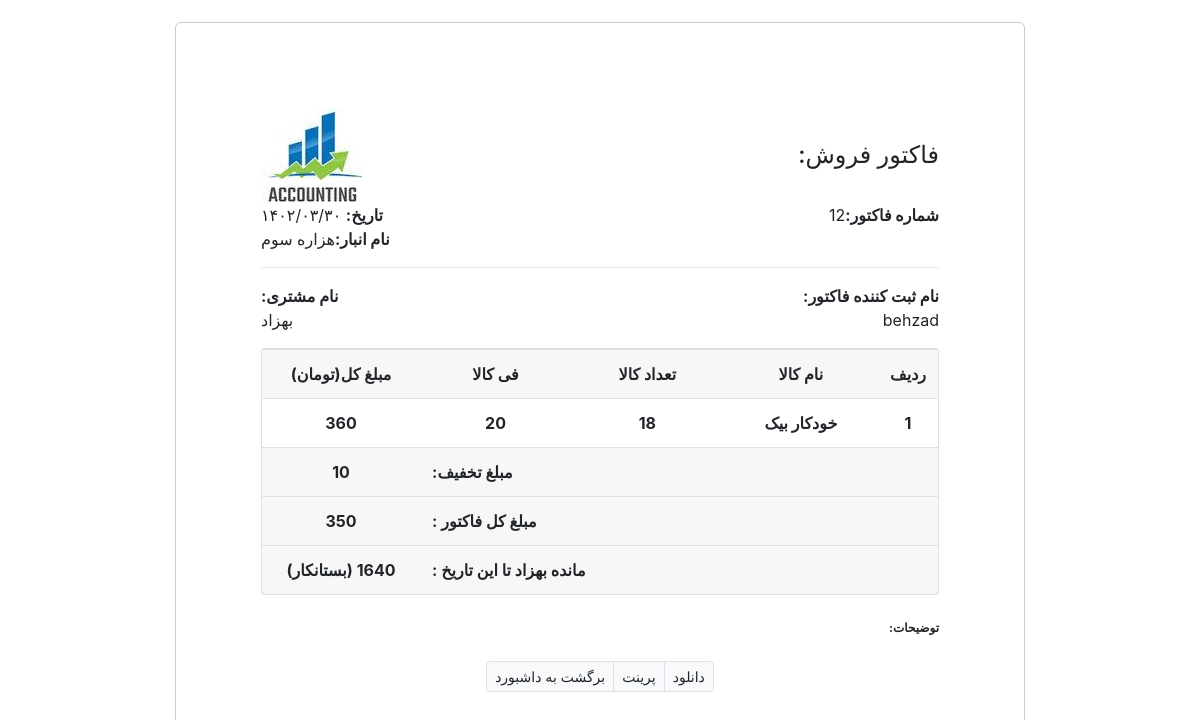
Page /sellfactorpre.php?id=12 on the committed database.
### tables this page shows
CREATE TABLE `sellfactors` (
  `sellfactor_id` int UNSIGNED NOT NULL,
  `sell_date` bigint NOT NULL,
  `cust_id` int UNSIGNED NOT NULL,
  `product_id` int UNSIGNED NOT NULL,
  `product_qty` int NOT NULL,
  `factor_fi` bigint NOT NULL,
  `sell_off` bigint UNSIGNED DEFAULT NULL,
  `sell_sum` bigint NOT NULL,
  `factor_explanation` text NOT NULL,
  `factor_done` enum('1','2') NOT NULL,
  `created_at` timestamp NOT NULL DEFAULT CURRENT_TIMESTAMP,
  `updated_at` timestamp NULL DEFAULT NULL,
  `user_editfactor` int UNSIGNED NOT NULL
);

CREATE TABLE `wearhouses` (
  `wearhouse_id` int UNSIGNED NOT NULL,
  `wearhouse_name` varchar(256) NOT NULL,
  `created_at` timestamp NOT NULL DEFAULT CURRENT_TIMESTAMP,
  `updated_at` timestamp NULL DEFAULT NULL
);

CREATE TABLE `users` (
  `user_id` int UNSIGNED NOT NULL,
  `user_name` varchar(256) NOT NULL,
  `user_firstName` varchar(256) NOT NULL,
  `user_email` varchar(256) NOT NULL,
  `user_password` text NOT NULL,
  `permition_id` int UNSIGNED NOT NULL,
  `user_active` enum('1','2') NOT NULL DEFAULT '2',
  `user_token` varchar(256) DEFAULT NULL,
  `created_at` timestamp NOT NULL DEFAULT CURRENT_TIMESTAMP,
  `updated_at` timestamp NULL DEFAULT NULL
);

CREATE TABLE `personaccount` (
  `cust_id` int UNSIGNED NOT NULL,
  `account_type` enum('1','2') NOT NULL,
  `cust_name` varchar(256) NOT NULL,
  `cust_codemeli` int UNSIGNED DEFAULT NULL,
  `cust_address` text,
  `cust_mobile` int DEFAULT NULL,
  `cust_active` enum('1','2') NOT NULL DEFAULT '1',
  `created_at` timestamp NOT NULL DEFAULT CURRENT_TIMESTAMP,
  `updated_at` timestamp NULL DEFAULT NULL
);

CREATE TABLE `products` (
  `product_id` int UNSIGNED NOT NULL,
  `product_name` varchar(256) NOT NULL,
  `product_serial` int UNSIGNED NOT NULL,
  `category_id` int UNSIGNED NOT NULL,
  `unit_id` int UNSIGNED NOT NULL,
  `created_at` timestamp NOT NULL DEFAULT CURRENT_TIMESTAMP,
  `updated_at` timestamp NULL DEFAULT NULL
);

### newffff/Helper/jdf.php (called while the page is built, shortened)
<?php
function jdate($format, $timestamp = '', $none = '', $time_zone = 'Asia/Tehran', $tr_num = 'fa')
{
    $T_sec = 0;
    $ts = $T_sec + (($timestamp === '') ? time() : tr_num($timestamp));
    $date = explode('_', date('H_i_j_n_O_P_s_w_Y', $ts));
    list($j_y, $j_m, $j_d) = gregorian_to_jalali($date[8], $date[3], $date[2]);
    $sl = strlen($format);
    $out = '';
    for ($i = 0; $i < $sl; $i++) {
        $sub = substr($format, $i, 1);
        switch ($sub) {
            case 'd':
                $out .= ($j_d < 10) ? '0' . $j_d : $j_d;
                break;
            case 'm':
                $out .= ($j_m > 9) ? $j_m : '0' . $j_m;
                break;
            case 'Y':
                $out .= $j_y;
                break;
            default:
                $out .= $sub;
        }
    }
    return ($tr_num != 'en') ? tr_num($out, 'fa', '.') : $out;
}
function tr_num($str, $mod = 'en', $mf = '٫')
{
    $num_a = array('0', '1', '2', '3', '4', '5', '6', '7', '8', '9', '.');
    $key_a = array('۰', '۱', '۲', '۳', '۴', '۵', '۶', '۷', '۸', '۹', $mf);
    return ($mod == 'fa') ? str_replace($num_a, $key_a, $str) : str_replace($key_a, $num_a, $str);
}
function gregorian_to_jalali($gy, $gm, $gd, $mod = '')
{
    list($gy, $gm, $gd) = explode('_', tr_num($gy . '_' . $gm . '_' . $gd));
    $g_d_m = array(0, 31, 59, 90, 120, 151, 181, 212, 243, 273, 304, 334);
    $gy2 = ($gm > 2) ? ($gy + 1) : $gy;
    $days = 355666 + (365 * $gy) + ((int) (($gy2 + 3) / 4)) - ((int) (($gy2 + 99) / 100)) + ((int) (($gy2 + 399) / 400)) + $gd + $g_d_m[$gm - 1];
    $jy = -1595 + (33 * ((int) ($days / 12053)));
    $days %= 12053;
    $jy += 4 * ((int) ($days / 1461));
    $days %= 1461;
    if ($days > 365) {
        $jy += (int) (($days - 1) / 365);
        $days = ($days - 1) % 365;
    }
    if ($days < 186) {
        $jm = 1 + (int) ($days / 31);
        $jd = 1 + ($days % 31);
    } else {
        $jm = 7 + (int) (($days - 186) / 30);
        $jd = 1 + (($days - 186) % 30);
    }
    return ($mod == '') ? array($jy, $jm, $jd) : $jy . $mod . $jm . $mod . $jd;
}

### sellfactorpre.php (the view, shortened to what this page needs)
<?php
require "./newffff/Helper/jdf.php";
global $db;
if (isset($_GET['id']) && !(empty($_GET['id']))) {
    $id = $_GET['id'];
    $sql = "SELECT sellfactors.sellfactor_id,sellfactors.product_id,sellfactors.sell_date,sellfactors.user_editfactor,personaccount.cust_name,personaccount.cust_id,products.product_name,sellfactors.product_qty,sellfactors.factor_fi,sellfactors.sell_off,sellfactors.sell_sum,sellfactors.factor_explanation,users.user_name FROM sellfactors,wearhouses,personaccount,products,users WHERE sellfactors.cust_id = personaccount.cust_id and sellfactors.product_id=products.product_id and sellfactors.user_editfactor = users.user_id and sellfactors.sellfactor_id=?";
    $stmt = $db->prepare($sql);
    $stmt->execute([$id]);
    $factor = $stmt->fetch();
    if ($factor == null) {
        header("location:index.php");
    } else {
        $sql = "SELECT SUM(credit) as credit from credits where personaccount_id=?";
        $stmt = $db->prepare($sql);
        $stmt->execute([$factor->cust_id]);
        $credits = $stmt->fetch();
        $sql = 'SELECT wearhouses.wearhouse_name from buyfactor,wearhouses where buyfactor.warehouse_id=wearhouses.wearhouse_id and  product_id=?';
        $stmt = $db->prepare($sql);
        $stmt->execute([$factor->product_id]);
        $warehouse = $stmt->fetch();
        $anbar = $warehouse->wearhouse_name;
    }
}
?>
<!DOCTYPE html>
<html lang="en">
<head>
    <link rel="stylesheet" href="./newffff/CSS/style.css">
    <link rel="stylesheet" href="./newffff/CSS/bootstrap.min.css">
    <link rel="stylesheet" href="./newffff/JS/bootstrap.min.js">
</head>
<body>
    <div class="container-fluid invoice-container">
        <header>
            <div class="row align-items-center">
                <div class="col-sm-7">
                    <img id="logo" src="./newffff/CSS/LOGO.jpg" alt="">
                </div>
                <div class="col-sm-5 text-right">
                    <h4 class="mb-0 text-right"> :فاکتور فروش </h4>
                </div>
            </div>
        </header>
        <main>
            <div class="row">
                <div class="col-sm-6 "><strong> تاریخ:</strong> <?= jdate("Y/m/d", $factor->sell_date) ?> </div>
                <div class="col-sm-6 text-right"><strong>شماره فاکتور:</strong><?= $factor->sellfactor_id ?></div>
                <div class="col-sm-6 text-left"><strong> نام انبار:</strong><?= $anbar ?></div>
            </div>
            <hr>
            <div class="row">
                <div class="col-sm-6 text-right order-sm-1"><strong> :نام ثبت کننده فاکتور</strong>
                    <address>
                        <?= $factor->user_name  ?><br>
                    </address>
                </div>
                <div class="col-sm-6 order-sm-0"><strong>:نام مشتری</strong>
                    <address>
                        <?= $factor->cust_name  ?> <br>
                    </address>
                </div>
            </div>
            <div class="card">
                <div class="card-body p-0">
                    <div class="table-responsive">
                        <table class="table mb-0">
                            <thead class="card-header">
                                <tr>
                                    <td class="col-3 text-center"><strong> مبلغ کل(تومان)</strong></td>
                                    <td class="col-3 text-center"><strong>فی کالا</strong></td>
                                    <td class="col-3 text-center"><strong>تعداد کالا</strong></td>
                                    <td class="col-3 text-center"><strong>نام کالا </strong></td>
                                    <td class="col-3 text-center"><strong>ردیف</strong></td>
                                </tr>
                            </thead>
                            <tbody>
                                <tr>
                                    <td class="col-3 text-center">
                                        <strong><?= ($factor->factor_fi * $factor->product_qty)  ?></strong>
                                    </td>
                                    <td class="col-3 text-center"><strong><?= $factor->factor_fi  ?></strong></td>
                                    <td class="col-3 text-center"><strong><?= $factor->product_qty  ?></strong></td>
                                    <td class="col-3 text-center"><strong><?= $factor->product_name  ?></strong></td>
                                    <td class="col-3 text-center"><strong>1</strong></td>
                                </tr>
                            </tbody>
                            <tfoot class="card-footer">
                                <tr>
                                    <td class="text-center"><strong><?= $factor->sell_off ?></strong></td>
                                    <td colspan="4" class="text-left"><strong> :مبلغ تخفیف </strong></td>
                                </tr>
                                <tr>
                                    <td class="text-center"><strong> <?= $factor->sell_sum   ?> </strong></td>
                                    <td colspan="4" class="text-left"><strong> : مبلغ کل فاکتور </strong></td>
                                </tr>
                                <tr>
                                    <td class="text-center"><strong> <?php
                                                                        if (($credits->credit) > 0) {
                                                                            echo "(بستانکار)";
                                                                        } else {
                                                                            echo "(بدهکار)";
                                                                        }
                                                                        ?> <?= $credits->credit ?> </strong></td>
                                    <td colspan="4" class="text-left"><strong> : مانده <?= $factor->cust_name  ?> تا این
                                            تاریخ
                                        </strong></td>
                                </tr>
                            </tfoot>
                        </table>
                    </div>
                </div>
            </div>
        </main>
        <footer class="text-right mt-4">
            <p class="text-1"><strong> :توضیحات</strong></p>
        </footer>
        <footer class="text-center mt-4">
            <div class="btn-group btn-group-sm ">
                <a href="./index.php" class="btn btn-light border">
                    برگشت به داشبورد
                </a>
                <a href="javascript:window.print()" class="btn btn-light border">
                    <ion-icon name="print-outline"></ion-icon> پرینت
                </a>
                <a href="javascript:window.print()" class="btn btn-light border">
                    <ion-icon name="download-outline"></ion-icon> دانلود
                </a>
            </div>
        </footer>
    </div>
</body>
</html>

### newffff/CSS/style.css (style rules this page uses)
* { margin: 0; padding: 0; box-sizing: border-box; }
body { height: 100vh; display: flex; align-items: center; justify-content: center; }
.invoice-container { margin-left: 0; padding: 85px !important; max-width: 850px; background-color: #fff; border: 1px solid #ccc; border-radius: 6px; }
.text-1 { font-size: 12px; }

### rows in the picture
sellfactors: sell_date "۱۴۰۲/۰۳/۳۰", sellfactor_id "12", user_editfactor.user_name "behzad", cust.cust_name "بهزاد", $factor->factor_fi * $factor->product_qty "360", factor_fi "20", product_qty "18", product.product_name "خودکار بیک", sell_off "10", sell_sum "350"
wearhouses: wearhouse_name "هزاره سوم"

### other values in the picture
$credits->credit "1640"
